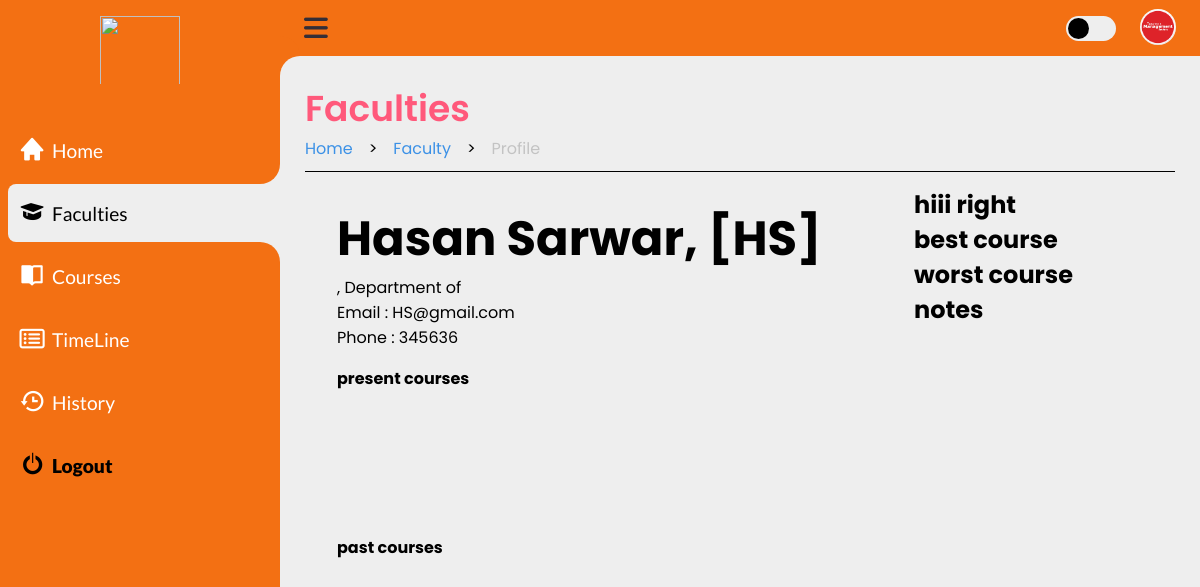
The app's page /faculty/faculty_profile.php?f_id=2 (signed in), older data.
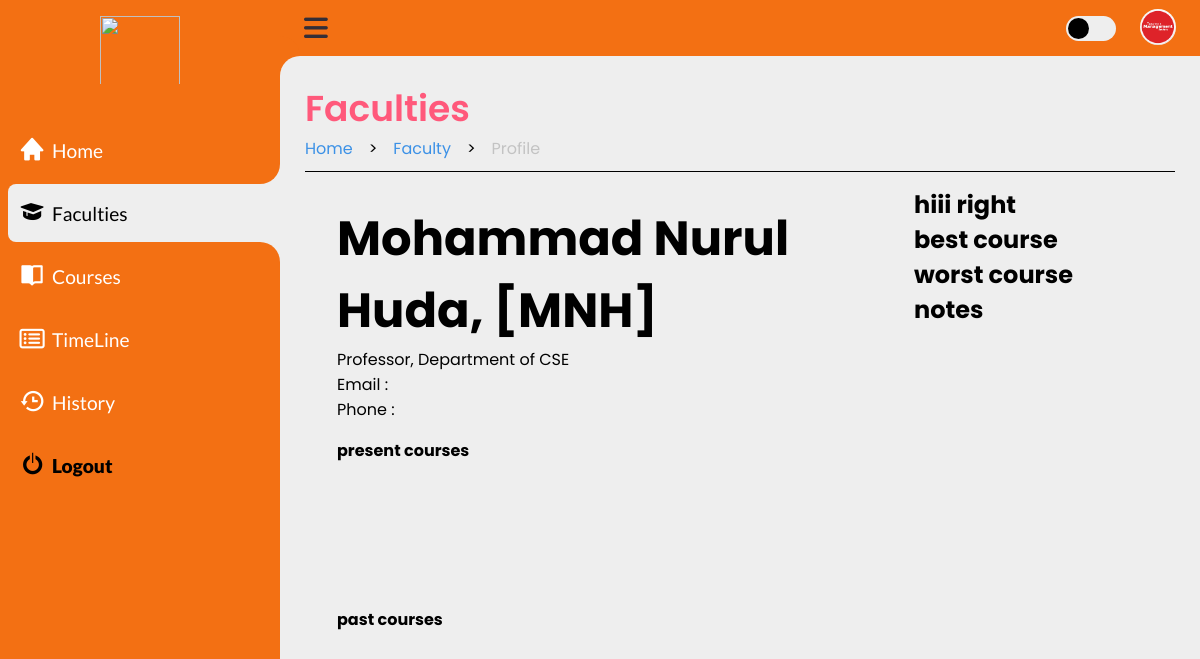
The same page, newer data.
### tables this page shows
CREATE TABLE `accounts` (
  `ac_id` int(2) NOT NULL,
  `username` varchar(35) NOT NULL,
  `useremail` varchar(50) NOT NULL,
  `userpassword` varchar(255) NOT NULL,
  `priority` int(3) NOT NULL,
  `img` varchar(255) NOT NULL
);

CREATE TABLE `faculty` (
  `f_id` int(4) NOT NULL,
  `f_name` varchar(70) NOT NULL,
  `f_code` varchar(20) NOT NULL,
  `f_mail` varchar(50) NOT NULL,
  `f_contact` varchar(11) NOT NULL,
  `dept` varchar(50) NOT NULL,
  `desig` varchar(50) NOT NULL,
  `f_room` int(5) NOT NULL,
  `f_current_T` int(2) NOT NULL DEFAULT 0,
  `f_max_T` int(2) NOT NULL DEFAULT 0,
  `f_current_L` int(2) NOT NULL DEFAULT 0,
  `f_max_L` int(2) NOT NULL DEFAULT 0,
  `visible` int(2) NOT NULL DEFAULT 1
);

### accounts/fetch_info_BE.php (called while the page is built, shortened)
<?php
    include('/xampp/htdocs/web_Progrmming_project/db_con.php');
    if (isset($_SESSION['ac_id']) && isset($_SESSION['prior'])) {
        $ac_id = $_SESSION['ac_id'];
        $prior = $_SESSION['prior'];
        $sql = "SELECT username, useremail, img FROM accounts WHERE ac_id = $ac_id AND priority = $prior";
        $result = mysqli_query($con, $sql);
            if (mysqli_num_rows($result) == 1) {
                $row = mysqli_fetch_array($result);
                $img = $row['img'];
            } else {
                $_SESSION['red'] = "Warning: Failed to fetch data";
                exit(0);
            }
        } else {
            $_SESSION['red'] = "Warning: Please Login First";
            header("Location: /log_Sign/Login.php");
            exit(0);
    }
?>

### faculty/faculty_details_BE.php (called while the page is built, shortened)
<?php
    include('/xampp/htdocs/web_Progrmming_project/db_con.php');
if (isset($_SESSION['ac_id']) && isset($_SESSION['prior'])) {
    if (isset($_GET['f_id'])) {
        $f_id = $_GET['f_id'];
        $sql = "SELECT * FROM faculty WHERE f_id = $f_id";
        $result = $con->query($sql);
        if ($result->num_rows > 0) {
            while ($row = $result->fetch_assoc()) {
                $f_name = $row['f_name'];
                $f_code = $row['f_code'];
                $f_mail = $row['f_mail'];
                $f_contact = $row['f_contact'];
                $dept = $row['dept'];
                $desig = $row['desig'];
            }
        } else {
            echo 'error';
        }
    } else {
        echo 'error';
    }
} else {
    echo 'Unauthorized access';
}
?>

### faculty/faculty_profile.php (the view, shortened to what this page needs)
<?php
    include('/xampp/htdocs/web_Progrmming_project/accounts/fetch_info_BE.php');
    include('/xampp/htdocs/web_Progrmming_project/faculty/faculty_details_BE.php');
?>
<!DOCTYPE html>
<html lang="en">
    <head>
        <link rel="stylesheet" href="https://cdnjs.cloudflare.com/ajax/libs/font-awesome/6.4.0/css/all.min.css"/>
        <link href='https://unpkg.com/boxicons@2.1.4/css/boxicons.min.css' rel='stylesheet'>
        <link rel="stylesheet" href="/faculty/faculty_profile.css">
    </head>
    <body>
        <section class="sidebar">
            <a href="#" class="logo">
                <img src="#"/>
            </a>
            <ul class="side-menu top">
                <li>
                <a href="/home/Home.php" class="nav-link">
                    <i style="font-size: 1.7rem;" class='bx bxs-home' ></i>
                    <span class="text">Home</span>
                </a>
                </li>
                <li class="active">
                <a href="/faculty/Faculty.php" class="nav-link">
                    <i style="font-size: 1.7rem;" class='bx bxs-graduation' ></i>
                    <span class="text">Faculties</span>
                </a>
                </li>
                <li>
                <a href="/course/course.php" class="nav-link">
                    <i style="font-size: 1.6rem;" class='bx bxs-book-open'></i>
                    <span class="text">Courses</span>
                </a>
                </li>
                <li>
                <a href="/timeline/timeline.php" class="nav-link">
                    <i style="font-size: 1.4rem;" class="fa-regular fa-rectangle-list"></i>
                    <span class="text">TimeLine</span>
                </a>
                </li>
                <li>
                    <a href="/history/history.php" class="nav-link">
                        <i style="font-size: 1.7rem;" class='bx bx-history' ></i>
                        <span class="text">History</span>
                    </a>
                </li>
                <li>
                <a href="/log_Sign/logout_BE.php" class="logout">
                    <i style="font-size: 1.7rem; font-weight:900;" class='bx bx-power-off' ></i>
                    <span class="text">Logout</span>
                </a>
                </li>
            </ul>
        </section>
        <section class="content">
            <nav class="e">
                <i class="fas fa-bars menu-btn"></i>
                <form action="#">
                </form>
                <label for="switch-mode" class="switch-mode"></label>
                <a href="/accounts/account.php" class="profile"><img src="../accounts/<?php echo $img ?>" alt="profile"/></a>
            </nav>
            <main class="mn">
                <div class="head-title">
                    <div class="left">
                        <h1>Faculties</h1>
                        <ul class="breadcrumb">
                            <li><a class="active" href="/home/Home.php">Home</a></li>
                            <li>></li>
                            <li><a class="active" href="/faculty/Faculty.php">Faculty</a></li>
                            <li>></li>
                            <li><a>Profile</a></li>
                        </ul>
                    </div>
                </div>
                <div class="profileBox">
                <div class="left">
                        <div class="details">
                            <h1><?php echo $f_name,", [", $f_code, "]" ?></h1>
                            <p><?php echo $desig, ", Department of ", $dept ?></p>
                            <p><?php echo "Email : ", $f_mail ?></p>
                            <p><?php echo "Phone : ", $f_contact ?></p>
                        </div>
                        <h1 id="header">present courses</h1>
                        <div class="present">
                        </div>
                        <h1 id="header">past courses</h1>
                        <div class="present">
                        </div>
                    </div>
                    <div class="right">
                        <h1>hiii right</h1>
                        <div class="box">
                            <div class="best">
                                <h1>best course</h1>
                            </div>
                            <div class="worst">
                                <h1>worst course</h1>
                            </div>
                            <div class="notes">
                                <h1>notes</h1>
                            </div>
                        </div>
                    </div>
                </div>
            </main>
        </section>
    </body>
</html>

Row changes from the older to the newer data that the page shows:
changed faculty: f_name "Hasan Sarwar" → "Mohammad Nurul Huda"; f_code "HS" → "MNH"; desig (not shown) → "Professor"; dept (not shown) → "CSE"; f_mail "HS@gmail.com" → (not shown); f_contact "345636" → (not shown)
